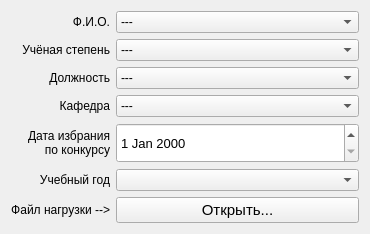
        <widget class="QWidget" name="qw" native="true">
         <layout class="QGridLayout" name="gl">
          <property name="sizeConstraint">
           <enum>QLayout::SetMinimumSize</enum>
          </property>
          <item row="0" column="0">
           <widget class="QLabel" name="lbl1">
            <property name="text">
             <string>Ф.И.О.</string>
            </property>
            <property name="alignment">
             <set>Qt::AlignRight|Qt::AlignTrailing|Qt::AlignVCenter</set>
            </property>
           </widget>
          </item>
          <item row="0" column="1">
           <widget class="QComboBox" name="cb1">
            <item>
             <property name="text">
              <string>---</string>
             </property>
            </item>
            <item>
             <property name="text">
              <string>Александрова Зоя Алексеевна</string>
             </property>
            </item>
            <item>
             <property name="text">
              <string>Бурматов Александр Анатольевич</string>
             </property>
            </item>
            <item>
             <property name="text">
              <string>Гавенко Надежда Владимировна</string>
             </property>
            </item>
            <item>
             <property name="text">
              <string>Галай Игорь Алексеевич</string>
             </property>
            </item>
            <item>
             <property name="text">
              <string>Дудковская Ирина Алексеевна</string>
             </property>
            </item>
            <item>
             <property name="text">
              <string>Жидкова Наталья Дмитриевна</string>
             </property>
            </item>
            <item>
             <property name="text">
              <string>Завершинская Елена Александровна</string>
             </property>
            </item>
            <item>
             <property name="text">
              <string>Зензеря Ирина Викторовна</string>
             </property>
            </item>
            <item>
             <property name="text">
              <string>Избицкая Ольга Викторовна</string>
             </property>
            </item>
            <item>
             <property name="text">
              <string>Ижденёва Ирина Вальтеровна</string>
             </property>
            </item>
            <item>
             <property name="text">
              <string>Кобелев Владимир Александрович</string>
             </property>
            </item>
            <item>
             <property name="text">
              <string>Кожевникова Ирина Николаевна</string>
             </property>
            </item>
            <item>
             <property name="text">
              <string>Кузнецова Елена Владимировна</string>
             </property>
            </item>
            <item>
             <property name="text">
              <string>Лукьянова Наталья Альбертовна</string>
             </property>
            </item>
            <item>
             <property name="text">
              <string>Мезенцева Олеся Ивановна</string>
             </property>
            </item>
            <item>
             <property name="text">
              <string>Моторин Владислав Валерьевич</string>
             </property>
            </item>
            <item>
             <property name="text">
              <string>Ольховская Юлия Ивановна</string>
             </property>
            </item>
            <item>
             <property name="text">
              <string>Петровская Вера Геннадьевна</string>
             </property>
            </item>
            <item>
             <property name="text">
              <string>Степанова Любовь Николаевна</string>
             </property>
            </item>
            <item>
             <property name="text">
              <string>Тарасова Ольга Анатольевна</string>
             </property>
            </item>
            <item>
             <property name="text">
              <string>Шаталова Наталья Петровна</string>
             </property>
            </item>
            <item>
             <property name="text">
              <string>Шишкин Василий Архипович</string>
             </property>
            </item>
           </widget>
          </item>
          <item row="1" column="0">
           <widget class="QLabel" name="lbl2">
            <property name="text">
             <string>Учёная степень</string>
            </property>
            <property name="alignment">
             <set>Qt::AlignRight|Qt::AlignTrailing|Qt::AlignVCenter</set>
            </property>
           </widget>
          </item>
          <item row="1" column="1">
           <widget class="QComboBox" name="cb2">
            <item>
             <property name="text">
              <string>---</string>
             </property>
            </item>
            <item>
             <property name="text">
              <string>кандидат педагогических наук</string>
             </property>
            </item>
            <item>
             <property name="text">
              <string>доктор педагогических наук</string>
             </property>
            </item>
            <item>
             <property name="text">
              <string>нет учёной степени</string>
             </property>
            </item>
           </widget>
          </item>
          <item row="2" column="0">
           <widget class="QLabel" name="lbl3">
            <property name="text">
             <string>Должность</string>
            </property>
            <property name="alignment">
             <set>Qt::AlignRight|Qt::AlignTrailing|Qt::AlignVCenter</set>
            </property>
           </widget>
          </item>
          <item row="2" column="1">
           <widget class="QComboBox" name="cb3">
            <item>
             <property name="text">
              <string>---</string>
             </property>
            </item>
            <item>
             <property name="text">
              <string>ассистент</string>
             </property>
            </item>
            <item>
             <property name="text">
              <string>ст. преподаватель</string>
             </property>
            </item>
            <item>
             <property name="text">
              <string>доцент</string>
             </property>
            </item>
            <item>
             <property name="text">
              <string>профессор</string>
             </property>
            </item>
           </widget>
          </item>
          <item row="3" column="0">
           <widget class="QLabel" name="lbl4">
            <property name="text">
             <string>Кафедра</string>
            </property>
            <property name="alignment">
             <set>Qt::AlignRight|Qt::AlignTrailing|Qt::AlignVCenter</set>
            </property>
           </widget>
          </item>
          <item row="3" column="1">
           <widget class="QComboBox" name="cb4">
            <item>
             <property name="text">
              <string>---</string>
             </property>
            </item>
            <item>
             <property name="text">
              <string>МИиМП</string>
             </property>
            </item>
            <item>
             <property name="text">
              <string>ПиП</string>
             </property>
            </item>
            <item>
             <property name="text">
              <string>ФиМО</string>
             </property>
            </item>
           </widget>
          </item>
          <item row="4" column="0">
           <widget class="QLabel" name="lbl5">
            <property name="text">
             <string>Дата избрания
по конкурсу</string>
            </property>
            <property name="alignment">
             <set>Qt::AlignRight|Qt::AlignTrailing|Qt::AlignVCenter</set>
            </property>
           </widget>
          </item>
          <item row="4" column="1">
           <widget class="QDateEdit" name="de">
            <property name="minimumSize">
             <size>
              <width>0</width>
              <height>40</height>
             </size>
            </property>
            <property name="font">
             <font>
              <pointsize>10</pointsize>
             </font>
            </property>
           </widget>
          </item>
          <item row="5" column="0">
           <widget class="QLabel" name="lbl6">
            <property name="text">
             <string>Учебный год</string>
            </property>
            <property name="alignment">
             <set>Qt::AlignRight|Qt::AlignTrailing|Qt::AlignVCenter</set>
            </property>
           </widget>
          </item>
          <item row="6" column="0">
           <widget class="QLabel" name="lbl7">
            <property name="text">
             <string>Файл нагрузки --&gt;</string>
            </property>
            <property name="alignment">
             <set>Qt::AlignRight|Qt::AlignTrailing|Qt::AlignVCenter</set>
            </property>
           </widget>
          </item>
          <item row="6" column="1">
           <widget class="QPushButton" name="pb_lrn">
            <property name="maximumSize">
             <size>
              <width>270</width>
              <height>48</height>
             </size>
            </property>
            <property name="font">
             <font>
              <pointsize>11</pointsize>
             </font>
            </property>
            <property name="text">
             <string>Открыть...</string>
            </property>
            <property name="icon">
             <iconset>
              <normaloff>pic/excel-icon.png</normaloff>pic/excel-icon.png</iconset>
            </property>
            <property name="iconSize">
             <size>
              <width>32</width>
              <height>32</height>
             </size>
            </property>
           </widget>
          </item>
          <item row="5" column="1">
           <widget class="QComboBox" name="cb5"/>
          </item>
         </layout>
        </widget>
